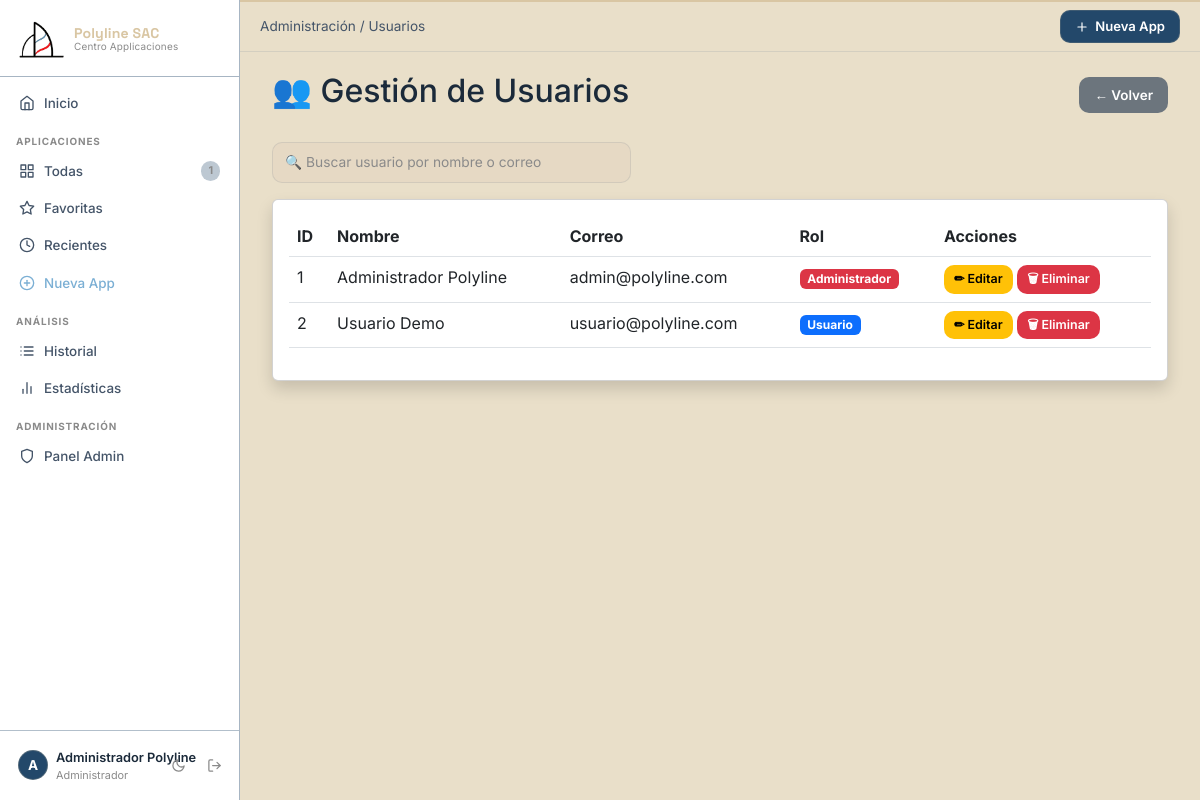
Page /admin/users (signed in) on the committed database.
### models/user.py (models this page shows, shortened)
class User(UserMixin, db.Model):
    __tablename__ = 'users'
    id            = db.Column(db.Integer, primary_key=True)
    nombre        = db.Column(db.String(100), nullable=False)
    correo        = db.Column(db.String(150), unique=True, nullable=False)
    password_hash = db.Column(db.String(256), nullable=False)
    foto          = db.Column(db.String(200), default='default_avatar.png')
    bio           = db.Column(db.String(300), default='')
    fecha_registro= db.Column(db.DateTime, default=datetime.utcnow)
    rol = db.Column(db.String(20), default='user', nullable=False)
    applications  = db.relationship('Application', backref='owner', lazy='dynamic', cascade='all, delete-orphan')
    history       = db.relationship('History', backref='user',  lazy='dynamic', cascade='all, delete-orphan')
    @property
    def is_admin(self):
        return self.rol == 'admin'
    last_login = db.Column(db.DateTime)

### routes/admin.py (the view)
@admin_bp.route("/users")
@admin_required
def users():
    users = User.query.order_by(User.nombre).all()
    return render_template(
        "admin/users.html",
        users=users
    )

### routes/admin.py (called while the page is built)
def admin_required(f):
    @wraps(f)
    def decorated(*args, **kwargs):
        if not current_user.is_authenticated or not current_user.is_admin:
            return "Acceso denegado", 403
        return f(*args, **kwargs)
    return decorated

### templates/admin/users.html (shortened to what this page needs)
{% extends "base.html" %}
{% block breadcrumb %}
<span>Administración / Usuarios</span>
{% endblock %}
{% block content %}
<div class="container-fluid">
    <div class="d-flex justify-content-between align-items-center mb-4">
        <h2>👥 Gestión de Usuarios</h2>
        <a href="{{ url_for('admin.dashboard') }}"
           class="btn btn-secondary">
            ← Volver
        </a>
    </div>
    <div class="row mb-3">
    <div class="col-md-5">
        <input
            type="text"
            id="searchUser"
            class="form-control"
            placeholder="🔍 Buscar usuario por nombre o correo">
    </div>
</div>
    <div class="card shadow">
        <div class="card-body">
            <table class="table table-hover" id="usersTable">
                <thead>
                    <tr>
                        <th>ID</th>
                        <th>Nombre</th>
                        <th>Correo</th>
                        <th>Rol</th>
                        <th>Acciones</th>
                    </tr>
                </thead>
                <tbody>
                    {% for user in users %}
                    <tr>
                        <td>{{ user.id }}</td>
                        <td>{{ user.nombre }}</td>
                        <td>{{ user.correo }}</td>
                        <td>
                            {% if user.is_admin %}
                                <span class="badge bg-danger">
                                    Administrador
                                </span>
                            {% else %}
                                <span class="badge bg-primary">
                                    Usuario
                                </span>
                            {% endif %}
                        </td>
                        <td>
                            <a
                            href="{{ url_for('admin.edit_user', user_id=user.id) }}"
                            class="btn btn-warning btn-sm">
                            ✏ Editar
                        </a>
                        <form
                        method="POST"
                        action="{{ url_for('admin.delete_user', user_id=user.id) }}"
                        style="display:inline;"
                        onsubmit="return confirm('¿Seguro que deseas eliminar este usuario?');">
                        <button
                        class="btn btn-danger btn-sm">
                        🗑 Eliminar
                    </button>
                </form>
            </td>
                    </tr>
                    {% endfor %}
                </tbody>
            </table>
        </div>
    </div>
</div>
{% endblock %}

### templates/base.html (shortened to what this page needs)
<!DOCTYPE html>
<html lang="es" data-theme="dark">
<head>
    <link href="https://cdn.jsdelivr.net/npm/bootstrap@5.3.0/dist/css/bootstrap.min.css" rel="stylesheet">
    <link rel="stylesheet" href="{{ url_for('static', filename='css/main.css') }}">
</head>
<body>
{% if current_user.is_authenticated %}
  <aside class="sidebar" id="sidebar">
    <div class="sb-brand">
      <div class="sb-logo-wrap">
        <div class="sb-logo">
          <img src="{{ url_for('static', filename='img/polyline logo.png') }}"
               alt="Polyline SAC">
        </div>
        <div class="sb-name-wrap">
          <span class="sb-name">Polyline SAC</span>
          <span class="sb-sub">Centro Applicaciones</span>
        </div>
      </div>
    </div>
    <nav class="sb-nav">
      <a href="{{ url_for('dashboard.index') }}"s
         class="sb-link {% if request.endpoint == 'dashboard.index' %}is-active{% endif %}">
        <i data-feather="home"></i><span>Inicio</span>
      </a>
      <p class="sb-section">Aplicaciones</p>
      <a href="{{ url_for('apps.list_apps') }}"
         class="sb-link {% if request.endpoint == 'apps.list_apps' %}is-active{% endif %}">
        <i data-feather="grid"></i><span>Todas</span>
        <span class="sb-pill">{{ total_apps_global }}</span>
      </a>
      <a href="{{ url_for('apps.favorites') }}"
         class="sb-link {% if request.endpoint == 'apps.favorites' %}is-active{% endif %}">
        <i data-feather="star"></i><span>Favoritas</span>
      </a>
      <a href="{{ url_for('apps.recent') }}"
         class="sb-link {% if request.endpoint == 'apps.recent' %}is-active{% endif %}">
        <i data-feather="clock"></i><span>Recientes</span>
      </a>
      <a href="{{ url_for('apps.new_app') }}"
         class="sb-link sb-link--accent {% if request.endpoint == 'apps.new_app' %}is-active{% endif %}">
        <i data-feather="plus-circle"></i><span>Nueva App</span>
      </a>
      <p class="sb-section">Análisis</p>
      <a href="{{ url_for('stats.history') }}"
         class="sb-link {% if request.endpoint == 'stats.history' %}is-active{% endif %}">
        <i data-feather="list"></i><span>Historial</span>
      </a>
      <a href="{{ url_for('stats.stats') }}"
         class="sb-link {% if request.endpoint == 'stats.stats' %}is-active{% endif %}">
        <i data-feather="bar-chart-2"></i><span>Estadísticas</span>
      </a>
      {% if current_user.is_admin %}
      <p class="sb-section">Administración</p>
      <a href="{{ url_for('admin.dashboard') }}"
      class="sb-link {% if request.endpoint == 'admin.dashboard' %}is-active{% endif %}">
      <i data-feather="shield"></i>
      <span>Panel Admin</span>
    </a>
    {% endif %}
    </nav>
    <div class="sb-footer">
      <a href="{{ url_for('profile.profile') }}"
         class="sb-user {% if request.endpoint == 'profile.profile' %}is-active{% endif %}">
        <div class="sb-avatar">{{ current_user.nombre[0].upper() }}</div>
        <div class="sb-user-text">
          <span class="sb-user-name">{{ current_user.nombre }}</span>
          <span class="sb-user-role">{{ 'Administrador' if current_user.is_admin else 'Usuario' }}</span>
        </div>
      </a>
      <button class="sb-icon-btn" id="themeToggle" title="Cambiar tema">
        <i data-feather="moon" id="themeIcon"></i>
      </button>
      <a href="{{ url_for('auth.logout') }}" class="sb-icon-btn sb-logout" title="Cerrar sesión">
        <i data-feather="log-out"></i>
      </a>
    </div>
  </aside>
  <div class="main-wrap" id="mainWrap">
    <header class="topbar">
      <div class="topbar-crumb">{% block breadcrumb %}{% endblock %}</div>
      <div class="topbar-right">
        <a href="{{ url_for('apps.new_app') }}" class="btn-top-accent">
          <i data-feather="plus"></i> Nueva App
        </a>
      </div>
    </header>
    <div class="page-body">
      {% block content %}{% endblock %}
    </div>
  </div>
{% else %}
  <div class="auth-shell">
    {% block auth_content %}{% endblock %}
  </div>
{% endif %}
</body>
</html>

### rows in the picture
User: nombre "A", nombre "Administrador Polyline", rol "Administrador", id "1", correo "admin@polyline.com"
User: id "2", nombre "Usuario Demo", correo "usuario@polyline.com", rol "Usuario"

### other values in the picture
{{ total_apps_global }} "1"
